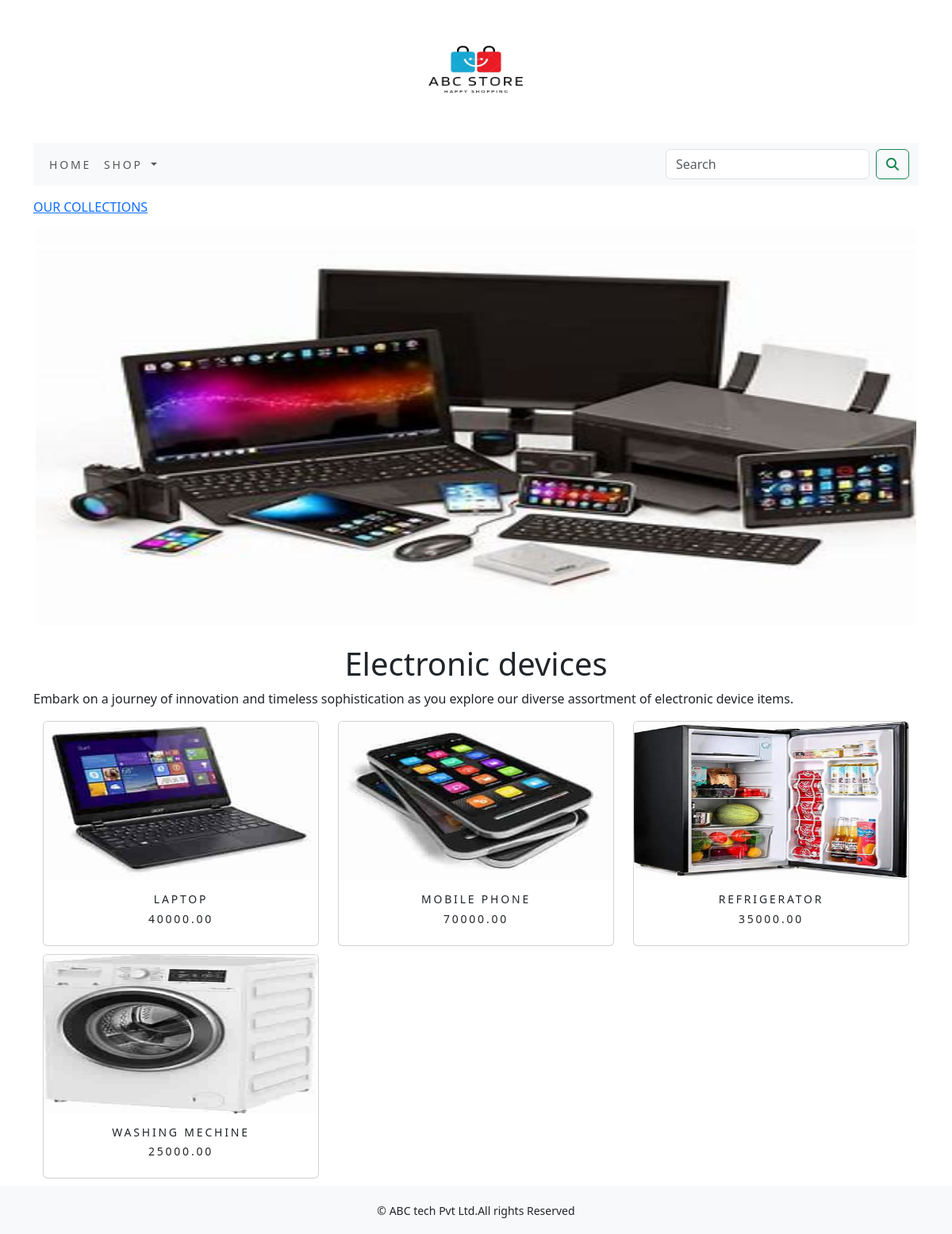
Page /shop/electronic-devices/ on the committed database.
### shop/models.py (models this page shows, shortened)
class Category(models.Model):
    name=models.CharField(max_length=250,unique=True)
    slug=models.SlugField(max_length=250,unique=True)
    description=models.TextField(blank=True)
    image=models.ImageField(upload_to='category',blank=True)
    class Meta:
        ordering=('name',)
        verbose_name='category'
        verbose_name_plural='categories'
    def get_url(self):
        return reverse('shop:product_by_category',args=[self.slug])

class Product(models.Model):
    name = models.CharField(max_length=250, unique=True)
    slug = models.SlugField(max_length=250, unique=True)
    description=models.TextField(blank=True)
    price=models.DecimalField(max_digits=10,decimal_places=2)
    category=models.ForeignKey(Category,on_delete=models.CASCADE)
    image=models.ImageField(upload_to='product' ,blank=True)
    stock=models.IntegerField()
    available=models.BooleanField(default=True)
    created=models.DateTimeField(auto_now_add=True)
    updated=models.DateTimeField(auto_now=True)
    def get_url(self):
        return reverse('shop:prodCatDetail',args=[self.category.slug,self.slug])
    class Meta:
        ordering=('name',)
        verbose_name='product'
        verbose_name_plural='products'

### shop/views.py (the view)
# urls.py: path('', views.allProdCat, name='allProdCat'),
def allProdCat(request,c_slug=None):
    c_page = None
    product_list = None
    if c_slug!=None:
        c_page = get_object_or_404(Category, slug=c_slug)
        product_list = Product.objects.all().filter(category=c_page, available=True)
    else:
        product_list = Product.objects.all().filter(available=True)
    paginator = Paginator(product_list,6)
    try:
        page=int(request.GET.get('page', 1))
    except:
        page=1
    try:
        products = paginator.page(page)
    except (EmptyPage, InvalidPage):
        products = paginator.page(paginator.num_pages)
    return render(request, "category.html", {'category': c_page, 'products': products})

### cart/context_processors.py (called while the page is built)
def counter(request):
    item_count=0
    if 'admin' in request.path:
        return {}
    else:
        try:
            cart=Cart.objects.filter(cart_id=_cart_id(request))
            car_items=CartItem.objects.all().filter(cart=cart[:1])
            for cart_item in car_items:
                item_count += cart_item.quantity
        except Cart.DoesNotExist:
            item_count=0
    return dict(item_count=item_count)

### cart/views.py (called while the page is built)
def _cart_id(request):
    cart=request.session.session_key
    if not cart:
        cart=request.session.create()
    return cart

### shop/context_processors.py (called while the page is built)
def menu_links(request):
    links=Category.objects.all()
    return dict(links=links)

### templates/category.html (shortened to what this page needs)
{% extends 'base.html' %}
{% load static %}
{% block content %}
{% if category %}
         <div>
             <div class="row my_row_class">
                 <div class="mx-auto">
                 <p><a href="{% url 'shop:allProdCat' %}">OUR COLLECTIONS</a></p>
             </div>
                 </div>
         </div>
    {% endif %}
<div class="text-center">
    {% if category %}
    <img class="my_image" src="{{category.image.url}}" width="1110px" height="500px" alt="{{category.name}}">
</div>
<br>
<div>
    <h1 class="text-center" >{{category.name}}</h1>
    <p class="text_justify">{{category.description}}</p>
</div>
    {% endif %}
<div class="container">
    <div class="row mx_auto">
        {% for product in products.object_list %}
        <div class="my_bottom_margin col-9 col-sm-12 col-md-4 col-md-12 col-lg-4">
            <div   class="card text-center card" style="min-width:18rem;">
                <a href="{{product.get_url}}"><img width="150" height="200" class="card-img-top my_image" src="{{product.image.url}}" alt="{{product.name}}"></a>
                <div class="card-body">
                    <h4>{{product.name}}</h4>
                    <h4>{{product.price}}</h4>
                </div>
            </div>
        </div>
        {% endfor %}
    </div>
</div>
{% endblock %}

### static/css/custom.css (style rules this page uses)
body { font-family: 'Roboto', sans-serif; }
.my_row_class { padding-top :15px; }
.my_bottom_margin { margin-bottom:10px; }
.card-body h4 { font-size:14px; text-transform:uppercase; letter-spacing:.2em; }

### rows in the picture
Category: image (picture), name "Electronic devices", description "Embark on a journey of innovation and timeless sophistication as you explore our diverse assortment of electronic device items."
Product: image (picture), name "LAPTOP", price "40000.00"
Product: image (picture), name "MOBILE PHONE", price "70000.00"
Product: image (picture), name "REFRIGERATOR", price "35000.00"
Product: image (picture), name "WASHING MECHINE", price "25000.00"
